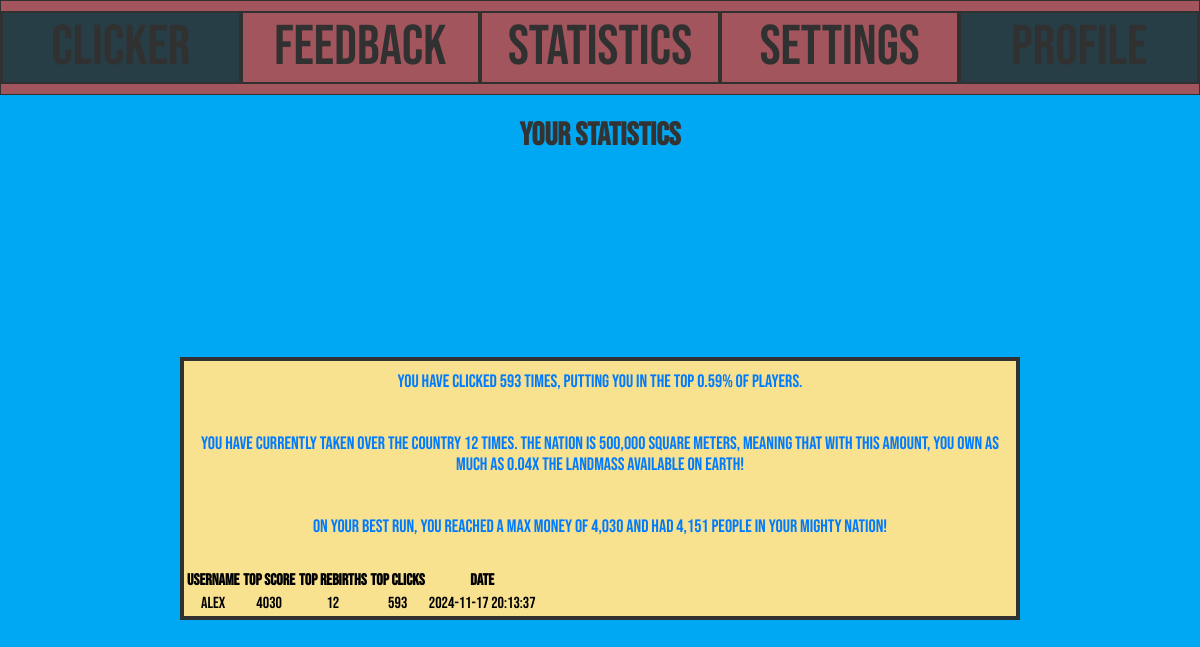
Screenshot of /statistics.php (signed in) with the database file from the repository.
### tables this page shows
CREATE TABLE `trackeduserinformation` (
  `ID` int(11) NOT NULL,
  `userid` int(11) NOT NULL,
  `TopScore` int(11) NOT NULL,
  `TopRebirths` int(11) NOT NULL,
  `TopClicks` int(11) NOT NULL,
  `Date` timestamp NOT NULL DEFAULT current_timestamp() ON UPDATE current_timestamp()
);

CREATE TABLE `accounts` (
  `id` int(11) NOT NULL,
  `username` varchar(50) NOT NULL,
  `password` varchar(255) NOT NULL,
  `email` varchar(100) NOT NULL
);

### Statistics.php (the view, shortened to what this page needs)
<?php
include('setup.php');
include('NavBar.php');
if (isset($_SESSION['ID'])) {
    $userid = $_SESSION['ID'];
    $sql = "SELECT Date, ID, userid, TopClicks, TopRebirths, TopScore FROM trackeduserinformation WHERE userid = ?";
    $stmt = $conn->prepare($sql);
    $stmt->bind_param("i", $userid);
    $stmt->execute();
    $result = $stmt->get_result();
    $userData = $result->fetch_assoc();
} else {
    $userData = null;
}
?>
<!DOCTYPE html>
<html lang="en">
<head>
    <link rel="stylesheet" href="css/style.css">
</head>
<body>
    <h1 style="text-align: center;">Your Statistics</h1>
    <div class="StatisticsBody">
        <?php if ($userData): ?>
            <a>You have clicked <?= htmlspecialchars($userData['TopClicks']) ?> times, putting you in the top <?= round(($userData['TopClicks'] / 100000) * 100, 2) ?>% of players.</a><br>
            <a>You have currently taken over the country <?= htmlspecialchars($userData['TopRebirths']) ?> times. The nation is 500,000 square meters, meaning that with this amount, you own as much as <?= round(($userData['TopRebirths'] * 500000) / 149000000, 2) ?>x the landmass available on Earth!</a><br>
            <a>On your best run, you reached a max money of <?= number_format(htmlspecialchars($userData['TopScore'])) ?> and had <?= number_format(htmlspecialchars($userData['TopClicks'] * 7)) ?> people in your mighty nation!</a><br>
        <?php else: ?>
            <a>No statistics found for your account. Play to generate data!</a>
        <?php endif; ?>
            <table>
        <tr>
            <th>Username</th>
            <th>Top Score</th>
            <th>Top Rebirths</th>
            <th>Top Clicks</th>
            <th>Date</th>
        </tr>
        <?php
            $userid = $_SESSION['ID'];
            $sql = "SELECT username, Date, userid, TopClicks, TopRebirths, TopScore FROM trackeduserinformation
            LEFT JOIN accounts
            ON trackeduserinformation.userid = accounts.id
            where userid=?";
            $stmt = $conn->prepare($sql);
            $stmt->bind_param("i", $userid);
            $stmt->execute();
            $result = $stmt->get_result();
        if ($result->num_rows > 0) {
            while ($row = $result->fetch_assoc()) {
                echo "<tr>";
                echo "<td>" . htmlspecialchars($row['username']) . "</td>";
                echo "<td>" . htmlspecialchars($row['TopScore']) . "</td>";
                echo "<td>" . htmlspecialchars($row['TopRebirths']) . "</td>";
                echo "<td>" . htmlspecialchars($row['TopClicks']) . "</td>";
                echo "<td>" . htmlspecialchars($row['Date']) . "</td>";
                echo "</tr>";
            }
        } else {
            echo "<tr><td colspan='6'>No data found</td></tr>";
        }
        ?>
    </table>
    </div>
</body>
</html>

### css/style.css (style rules this page uses)
* { box-sizing: border-box; text-align: center; }
h1, h2 { color: #333; text-align: center; }
a { text-decoration: none; color: #007bff; }
body { font-family: "Bebas Neue", Arial, Helvetica, sans-serif; margin: 0; background-color: #00A8F3; height: 100vh; width: 100vw; display: flex; flex-direction: column; overflow: hidden; }
.StatisticsBody { background-color: #f8e18f; border: 0.5vh solid rgb(49, 49, 49); margin-left: 6vh; margin-right: 6vh; font-size: 4vh; }

### Statistics.php (style rules this page uses)
.StatisticsBody { font-size: 18px; margin: auto; text-align: center; width: 70%; }
a { display: block; margin: 10px 0; }

### rows the page displays
trackeduserinformation: TopClicks "593", ($userData['TopClicks']/100000)*100 "0.59", TopRebirths "12", ($userData['TopRebirths']*500000)/149000000 "0.04", TopScore "4,030", $userData['TopClicks']*7 "4,151", userid.username "Alex", TopScore "4030", Date "2024-11-17 20:13:37"
